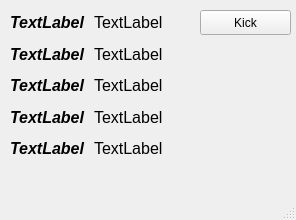
<?xml version="1.0" encoding="UTF-8"?>
<ui version="4.0">
 <class>sWindowClientInfo</class>
 <widget class="QMainWindow" name="sWindowClientInfo">
  <property name="geometry">
   <rect>
    <x>0</x>
    <y>0</y>
    <width>296</width>
    <height>220</height>
   </rect>
  </property>
  <property name="windowTitle">
   <string>MainWindow</string>
  </property>
  <widget class="QWidget" name="centralwidget">
   <widget class="QToolButton" name="toolButton">
    <property name="geometry">
     <rect>
      <x>200</x>
      <y>10</y>
      <width>91</width>
      <height>25</height>
     </rect>
    </property>
    <property name="text">
     <string>Kick</string>
    </property>
   </widget>
   <widget class="QWidget" name="">
    <property name="geometry">
     <rect>
      <x>10</x>
      <y>10</y>
      <width>162</width>
      <height>151</height>
     </rect>
    </property>
    <layout class="QVBoxLayout" name="verticalLayout">
     <item>
      <layout class="QHBoxLayout" name="horizontalLayout">
       <item>
        <widget class="QLabel" name="label">
         <property name="font">
          <font>
           <pointsize>12</pointsize>
           <weight>75</weight>
           <italic>true</italic>
           <bold>true</bold>
          </font>
         </property>
         <property name="text">
          <string>TextLabel</string>
         </property>
         <property name="scaledContents">
          <bool>true</bool>
         </property>
         <property name="wordWrap">
          <bool>false</bool>
         </property>
         <property name="margin">
          <number>2</number>
         </property>
        </widget>
       </item>
       <item>
        <widget class="QLabel" name="label_2">
         <property name="font">
          <font>
           <pointsize>12</pointsize>
           <weight>50</weight>
           <italic>false</italic>
           <bold>false</bold>
          </font>
         </property>
         <property name="text">
          <string>TextLabel</string>
         </property>
         <property name="scaledContents">
          <bool>true</bool>
         </property>
         <property name="wordWrap">
          <bool>false</bool>
         </property>
         <property name="margin">
          <number>2</number>
         </property>
        </widget>
       </item>
      </layout>
     </item>
     <item>
      <layout class="QHBoxLayout" name="horizontalLayout_2">
       <item>
        <widget class="QLabel" name="label_3">
         <property name="font">
          <font>
           <pointsize>12</pointsize>
           <weight>75</weight>
           <italic>true</italic>
           <bold>true</bold>
          </font>
         </property>
         <property name="text">
          <string>TextLabel</string>
         </property>
         <property name="scaledContents">
          <bool>true</bool>
         </property>
         <property name="wordWrap">
          <bool>false</bool>
         </property>
         <property name="margin">
          <number>2</number>
         </property>
        </widget>
       </item>
       <item>
        <widget class="QLabel" name="label_4">
         <property name="font">
          <font>
           <pointsize>12</pointsize>
           <weight>50</weight>
           <italic>false</italic>
           <bold>false</bold>
          </font>
         </property>
         <property name="text">
          <string>TextLabel</string>
         </property>
         <property name="scaledContents">
          <bool>true</bool>
         </property>
         <property name="wordWrap">
          <bool>false</bool>
         </property>
         <property name="margin">
          <number>2</number>
         </property>
        </widget>
       </item>
      </layout>
     </item>
     <item>
      <layout class="QHBoxLayout" name="horizontalLayout_3">
       <item>
        <widget class="QLabel" name="label_5">
         <property name="font">
          <font>
           <pointsize>12</pointsize>
           <weight>75</weight>
           <italic>true</italic>
           <bold>true</bold>
          </font>
         </property>
         <property name="text">
          <string>TextLabel</string>
         </property>
         <property name="scaledContents">
          <bool>true</bool>
         </property>
         <property name="wordWrap">
          <bool>false</bool>
         </property>
         <property name="margin">
          <number>2</number>
         </property>
        </widget>
       </item>
       <item>
        <widget class="QLabel" name="label_6">
         <property name="font">
          <font>
           <pointsize>12</pointsize>
           <weight>50</weight>
           <italic>false</italic>
           <bold>false</bold>
          </font>
         </property>
         <property name="text">
          <string>TextLabel</string>
         </property>
         <property name="scaledContents">
          <bool>true</bool>
         </property>
         <property name="wordWrap">
          <bool>false</bool>
         </property>
         <property name="margin">
          <number>2</number>
         </property>
        </widget>
       </item>
      </layout>
     </item>
     <item>
      <layout class="QHBoxLayout" name="horizontalLayout_4">
       <item>
        <widget class="QLabel" name="label_7">
         <property name="font">
          <font>
           <pointsize>12</pointsize>
           <weight>75</weight>
           <italic>true</italic>
           <bold>true</bold>
          </font>
         </property>
         <property name="text">
          <string>TextLabel</string>
         </property>
         <property name="scaledContents">
          <bool>true</bool>
         </property>
         <property name="wordWrap">
          <bool>false</bool>
         </property>
         <property name="margin">
          <number>2</number>
         </property>
        </widget>
       </item>
       <item>
        <widget class="QLabel" name="label_8">
         <property name="font">
          <font>
           <pointsize>12</pointsize>
           <weight>50</weight>
           <italic>false</italic>
           <bold>false</bold>
          </font>
         </property>
         <property name="text">
          <string>TextLabel</string>
         </property>
         <property name="scaledContents">
          <bool>true</bool>
         </property>
         <property name="wordWrap">
          <bool>false</bool>
         </property>
         <property name="margin">
          <number>2</number>
         </property>
        </widget>
       </item>
      </layout>
     </item>
     <item>
      <layout class="QHBoxLayout" name="horizontalLayout_5">
       <item>
        <widget class="QLabel" name="label_9">
         <property name="font">
          <font>
           <pointsize>12</pointsize>
           <weight>75</weight>
           <italic>true</italic>
           <bold>true</bold>
          </font>
         </property>
         <property name="text">
          <string>TextLabel</string>
         </property>
         <property name="scaledContents">
          <bool>true</bool>
         </property>
         <property name="wordWrap">
          <bool>false</bool>
         </property>
         <property name="margin">
          <number>2</number>
         </property>
        </widget>
       </item>
       <item>
        <widget class="QLabel" name="label_10">
         <property name="font">
          <font>
           <pointsize>12</pointsize>
           <weight>50</weight>
           <italic>false</italic>
           <bold>false</bold>
          </font>
         </property>
         <property name="text">
          <string>TextLabel</string>
         </property>
         <property name="scaledContents">
          <bool>true</bool>
         </property>
         <property name="wordWrap">
          <bool>false</bool>
         </property>
         <property name="margin">
          <number>2</number>
         </property>
        </widget>
       </item>
      </layout>
     </item>
    </layout>
   </widget>
  </widget>
  <widget class="QMenuBar" name="menubar">
   <property name="geometry">
    <rect>
     <x>0</x>
     <y>0</y>
     <width>296</width>
     <height>25</height>
    </rect>
   </property>
  </widget>
  <widget class="QStatusBar" name="statusbar"/>
 </widget>
 <resources/>
 <connections/>
</ui>
